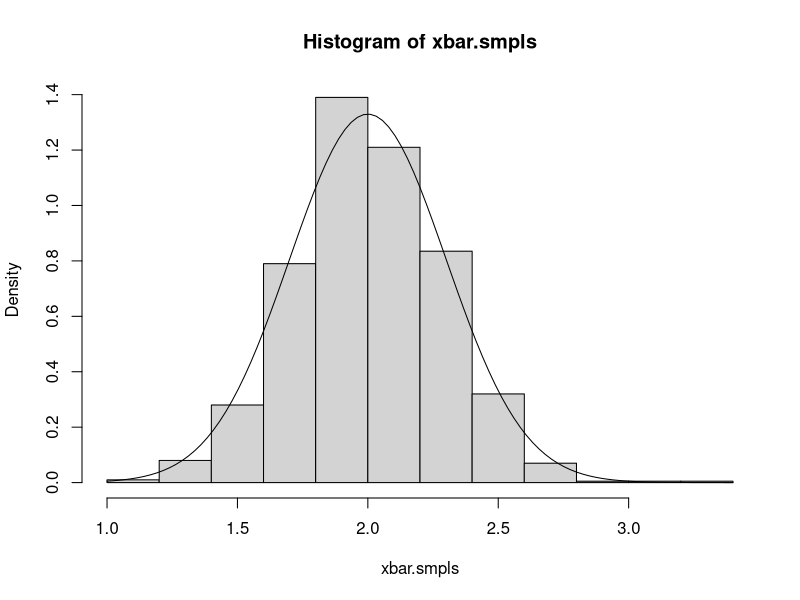
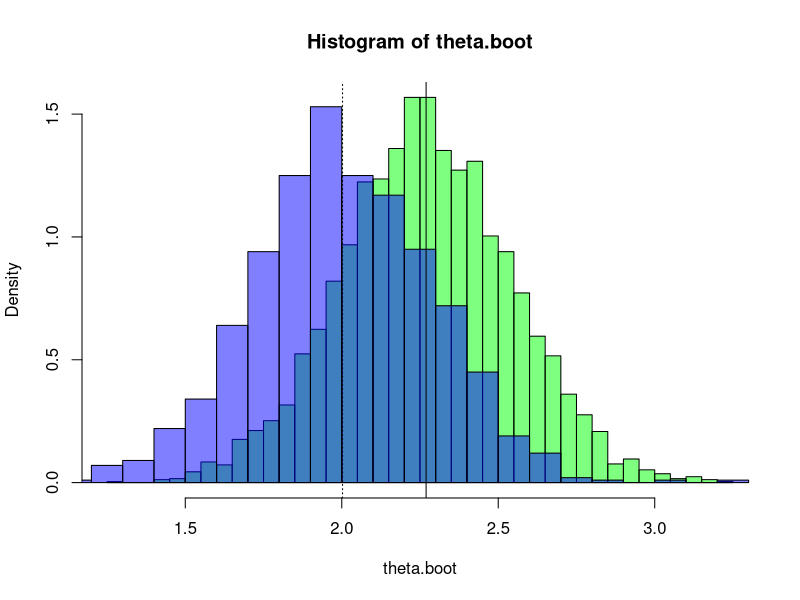
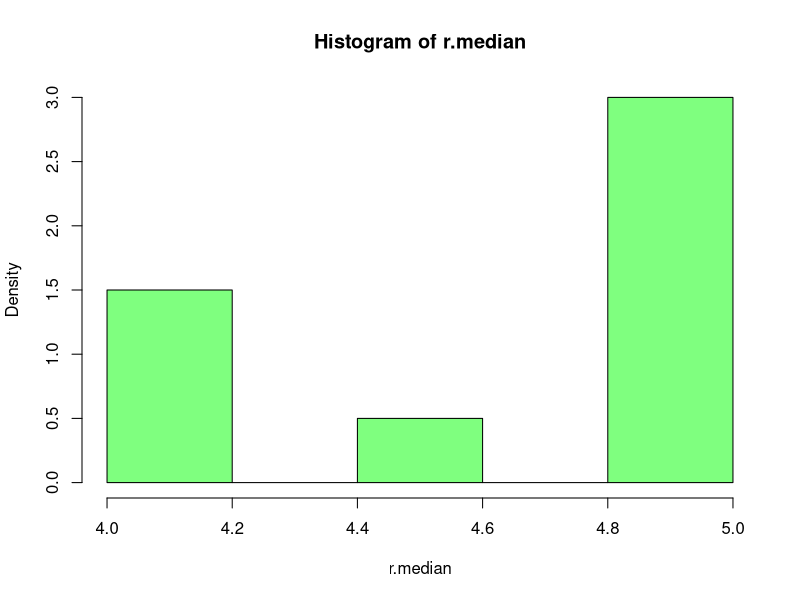
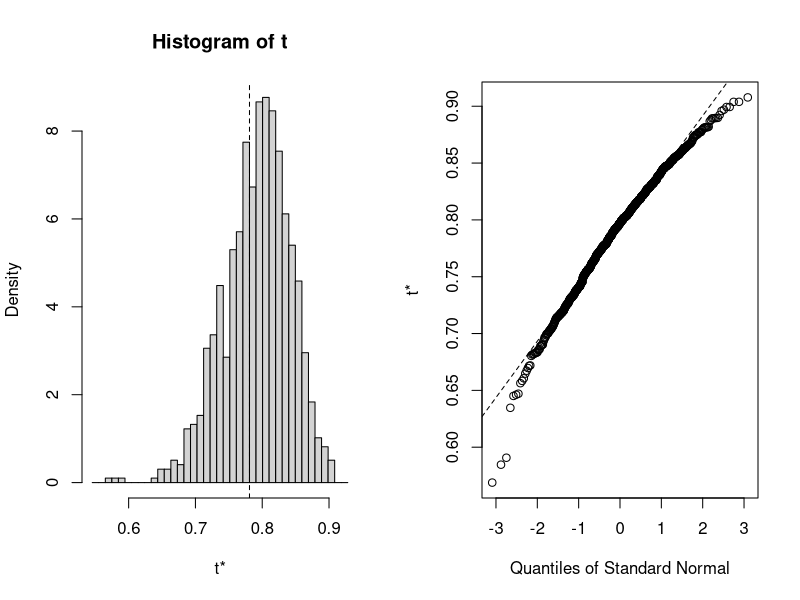
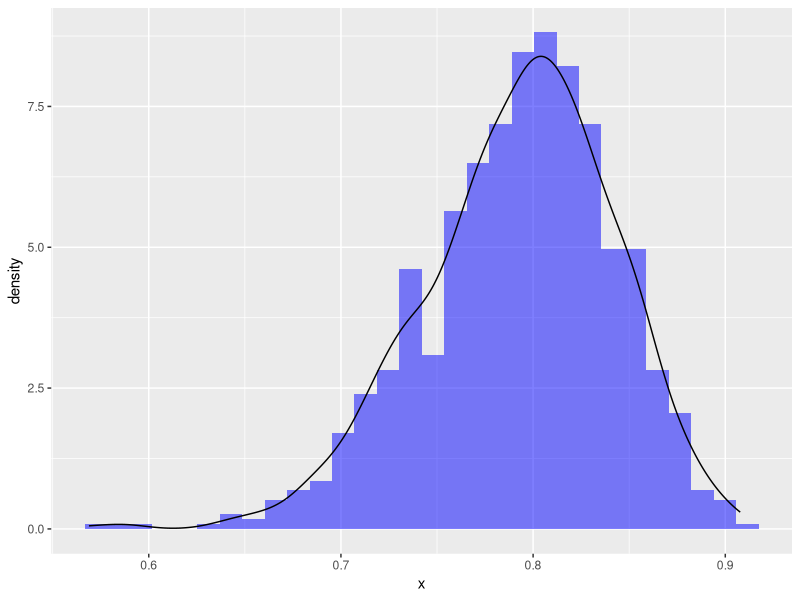

These charts were generated, in order, by the following R code: (Note: this script raises an error after producing the figures.)
## ---- chunk 1
knitr::opts_chunk$set(echo = FALSE)
## ---- chunk 2
set.seed(123)
x = rnorm(100,2,3)
xbar.smpls = rep(NA, 1000)
for (i in 1:1000)  xbar.smpls[i] = mean(rnorm(100,2,3))
hist(xbar.smpls, freq = FALSE)
curve(dnorm(x,mean=2,sd=3/10),add=T)
## ---- chunk 3
mean(xbar.smpls)
sd(xbar.smpls)
## ---- chunk 4
sample(10)
## ---- chunk 5
sample(10, replace=T)
sample(10, replace=T)
## ---- chunk 6
prob1 <- c(rep(.15, 5), rep(.05, 5))
prob1
sample(10, replace=T, prob=prob1)
## ---- chunk 7
B = 5000
theta.boot = rep(0, B)
n = length(x)
for (b in 1:B)  theta.boot[b] = mean(sample(x,replace=TRUE))

## ---- chunk 8
mean(theta.boot)
sd(theta.boot)
## ---- chunk 9
hist(theta.boot, breaks = 30, col = rgb(0,1,0,0.5), freq = FALSE)
hist(xbar.smpls, breaks = 30, col = rgb(0,0,1,0.5), freq = FALSE, add = TRUE)
abline(v=mean(xbar.smpls),lty="dotted")
abline(v=mean(theta.boot))
## ---- chunk 10
data <- round(rnorm(100, 5, 3))
data[1:10]
## ---- chunk 11
resamples <- lapply(1:20, function(i)
sample(data, replace = T))
resamples[1]
## ---- chunk 12
r.median <- sapply(resamples, median)
r.median
sqrt(var(r.median))
## ---- chunk 13
hist(r.median, freq = FALSE, col = rgb(0,1,0,0.5))
## ---- chunk 14
# Bootstrap 95% CI for R-Squared
library(boot)
# function to obtain R-Squared from the data 
rsq <- function(formula, data, indices) {
  d <- data[indices,] # allows boot to select sample 
  fit <- lm(formula, data=d)
  return(summary(fit)$r.square)
} 
# bootstrapping with 1000 replications 
results <- boot(data=mtcars, statistic=rsq, 
  	R=1000, formula=mpg~wt+disp)
## ---- chunk 15
# view results
results
## ---- chunk 16
(bs.median = results$t0)
(bs.stderr = sqrt(var(results$t)))
## ---- chunk 17
plot(results)
## ---- chunk 18
df <- data.frame(x = results$t); x<- df$x
library(ggplot2)
ggplot(df, aes(x)) + geom_histogram(aes(y = ..density..), fill = "blue", alpha = 0.5)+geom_density()
## ---- chunk 19
data(law, package = "bootstrap")
library(ggplot2)
qplot(LSAT, GPA, data = law)
with(law, cor(LSAT, GPA))
## ---- chunk 20
sample(nrow(law), replace = TRUE)

sample(nrow(law), replace = TRUE)

with(law[sample(nrow(law), replace = TRUE), ], cor(LSAT, GPA))

with(law[sample(nrow(law), replace = TRUE), ], cor(LSAT, GPA))

with(law[sample(nrow(law), replace = TRUE), ], cor(LSAT, GPA))
## ---- chunk 21
ptm <- proc.time()
B <- 5000
cor.boot <- rep(0,B)
for (b in 1:B){
  law.boot <- law[sample(nrow(law), replace = TRUE), ]
  cor.boot[b] = cor(law.boot$LSAT, law.boot$GPA)
}
summary(cor.boot)
proc.time()-ptm
## ---- chunk 22
ptm <- proc.time()
B <- 5000
cors <- replicate(B, {with(law[sample(nrow(law), replace = TRUE), ], 
                           cor(LSAT, GPA))})
summary(cors)
proc.time()-ptm
## ---- chunk 23
df <- data.frame(x = cors); x<- df$x
library(ggplot2)
ggplot(df, aes(x)) + geom_histogram(aes(y = ..density..), fill = "blue", alpha = 0.5)+geom_density()
## ---- chunk 24
Bs <- rep(100 * (1:50), 3)
Bs
## ---- chunk 25
ptm <- proc.time()
corsize2 = matrix(0,length(Bs),2)
for (i in 1:length(Bs)){
  b = Bs[i]
  for (b in 1:B){
   law.boot <- law[sample(nrow(law), replace = TRUE), ]
   cor.boot[b] = cor(law.boot$LSAT, law.boot$GPA)
  }
  corsize2[i,] = c(b, mean(cor.boot))
}
colnames(corsize2) = c("B","cor")     
proc.time()-ptm
head(corsize2, n = 3)
## ---- chunk 26
ptm <- proc.time()
library(plyr)
corsize <- ldply(Bs, function(B){
                 cors <- replicate(B,{with(law[sample(nrow(law), replace = TRUE),]                                      ,cor(LSAT, GPA))})
                 c(B = B, cor = mean(cors))})
head(corsize,n=3)
proc.time()-ptm
## ---- chunk 27
qplot(B, cor, data = corsize)
